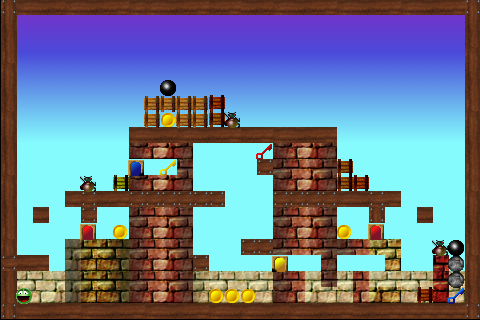

The image is a tile-based game level rendered from a .tmx file. Its description and source (layers, tilesets, objects; grid data summarised) follow:
An orthogonal 30x20 tile map with 16x16 px tiles, 3 tile layers (background, maze, sprites), 2 tilesets.

<map version="1.0" orientation="orthogonal" width="30" height="20" tilewidth="16" tileheight="16">
 <tileset firstgid="1" name="tileset01-18x18#256x256" tilewidth="18" tileheight="18">
  <image source="tileset01-18x18#256x256.png" width="256" height="256" />
 </tileset>
 <tileset firstgid="197" name="sprites-tileset" tilewidth="16" tileheight="16">
  <image source="sprites-tileset.png" width="192" height="64" />
 </tileset>
 <layer name="background" width="30" height="20">
  <data>[600 cells, 504 non-empty, 19 distinct tile ids]</data>
 </layer>
 <layer name="maze" width="30" height="20">
  <data>[600 cells, 235 non-empty, 36 distinct tile ids]</data>
 </layer>
 <layer name="sprites" width="30" height="20">
  <data>[600 cells, 28 non-empty, 12 distinct tile ids]</data>
 </layer>
</map>